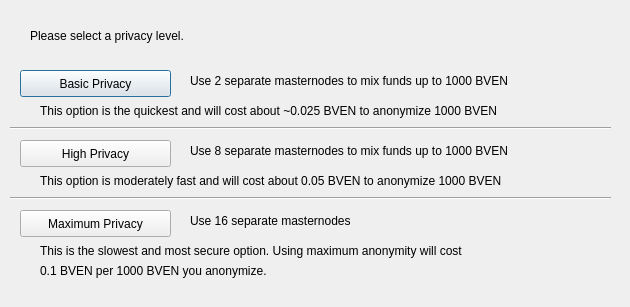
<?xml version="1.0" encoding="UTF-8"?>
<ui version="4.0">
 <class>DarksendConfig</class>
 <widget class="QDialog" name="DarksendConfig">
  <property name="geometry">
   <rect>
    <x>0</x>
    <y>0</y>
    <width>630</width>
    <height>307</height>
   </rect>
  </property>
  <property name="windowTitle">
   <string>Configure PrivateSend</string>
  </property>
  <widget class="QPushButton" name="buttonBasic">
   <property name="geometry">
    <rect>
     <x>20</x>
     <y>70</y>
     <width>151</width>
     <height>27</height>
    </rect>
   </property>
   <property name="text">
    <string>Basic Privacy</string>
   </property>
  </widget>
  <widget class="QPushButton" name="buttonHigh">
   <property name="geometry">
    <rect>
     <x>20</x>
     <y>140</y>
     <width>151</width>
     <height>27</height>
    </rect>
   </property>
   <property name="text">
    <string>High Privacy</string>
   </property>
  </widget>
  <widget class="QPushButton" name="buttonMax">
   <property name="geometry">
    <rect>
     <x>20</x>
     <y>210</y>
     <width>151</width>
     <height>27</height>
    </rect>
   </property>
   <property name="text">
    <string>Maximum Privacy</string>
   </property>
  </widget>
  <widget class="QLabel" name="label">
   <property name="geometry">
    <rect>
     <x>30</x>
     <y>20</y>
     <width>571</width>
     <height>31</height>
    </rect>
   </property>
   <property name="text">
    <string>Please select a privacy level.</string>
   </property>
  </widget>
  <widget class="QLabel" name="label_2">
   <property name="geometry">
    <rect>
     <x>190</x>
     <y>70</y>
     <width>421</width>
     <height>21</height>
    </rect>
   </property>
   <property name="text">
    <string>Use 2 separate masternodes to mix funds up to 1000 BVEN</string>
   </property>
  </widget>
  <widget class="QLabel" name="label_3">
   <property name="geometry">
    <rect>
     <x>190</x>
     <y>140</y>
     <width>411</width>
     <height>21</height>
    </rect>
   </property>
   <property name="text">
    <string>Use 8 separate masternodes to mix funds up to 1000 BVEN</string>
   </property>
  </widget>
  <widget class="QLabel" name="label_4">
   <property name="geometry">
    <rect>
     <x>190</x>
     <y>210</y>
     <width>421</width>
     <height>21</height>
    </rect>
   </property>
   <property name="text">
    <string>Use 16 separate masternodes</string>
   </property>
  </widget>
  <widget class="QLabel" name="label_6">
   <property name="geometry">
    <rect>
     <x>40</x>
     <y>100</y>
     <width>561</width>
     <height>21</height>
    </rect>
   </property>
   <property name="text">
    <string>This option is the quickest and will cost about ~0.025 BVEN to anonymize 1000 BVEN</string>
   </property>
  </widget>
  <widget class="QLabel" name="label_7">
   <property name="geometry">
    <rect>
     <x>40</x>
     <y>170</y>
     <width>561</width>
     <height>21</height>
    </rect>
   </property>
   <property name="text">
    <string>This option is moderately fast and will cost about 0.05 BVEN to anonymize 1000 BVEN</string>
   </property>
  </widget>
  <widget class="QLabel" name="label_8">
   <property name="geometry">
    <rect>
     <x>40</x>
     <y>240</y>
     <width>561</width>
     <height>21</height>
    </rect>
   </property>
   <property name="text">
    <string>This is the slowest and most secure option. Using maximum anonymity will cost</string>
   </property>
  </widget>
  <widget class="QLabel" name="label_9">
   <property name="geometry">
    <rect>
     <x>40</x>
     <y>260</y>
     <width>561</width>
     <height>21</height>
    </rect>
   </property>
   <property name="text">
    <string>0.1 BVEN per 1000 BVEN you anonymize.</string>
   </property>
  </widget>
  <widget class="Line" name="line">
   <property name="geometry">
    <rect>
     <x>10</x>
     <y>120</y>
     <width>601</width>
     <height>16</height>
    </rect>
   </property>
   <property name="orientation">
    <enum>Qt::Horizontal</enum>
   </property>
  </widget>
  <widget class="Line" name="line_2">
   <property name="geometry">
    <rect>
     <x>10</x>
     <y>190</y>
     <width>601</width>
     <height>16</height>
    </rect>
   </property>
   <property name="orientation">
    <enum>Qt::Horizontal</enum>
   </property>
  </widget>
 </widget>
 <resources/>
 <connections/>
</ui>
